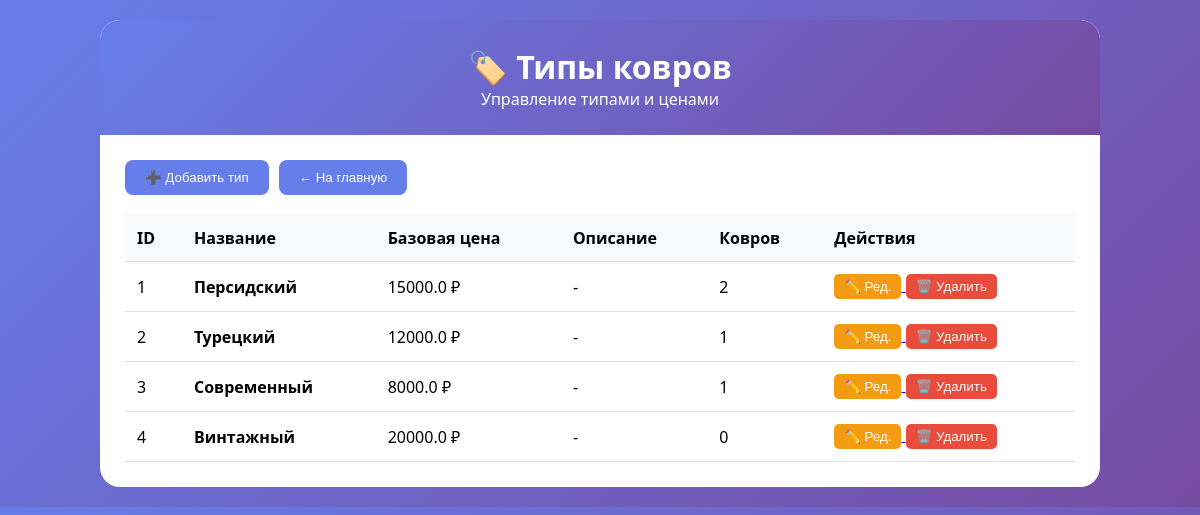
The app's page /types with its own data.
### app.py (models this page shows)
class CarpetType(db.Model):
    id = db.Column(db.Integer, primary_key=True)
    name = db.Column(db.String(100), nullable=False, unique=True)
    base_price = db.Column(db.Float, nullable=False)
    description = db.Column(db.Text)
    created_at = db.Column(db.DateTime, default=datetime.utcnow)
    carpets = db.relationship('Carpet', backref='carpet_type_ref', lazy=True)

### app.py (the view)
@app.route('/types')
def types_list():
    return render_template('types.html', types=CarpetType.query.all())

### templates/types.html (shortened to what this page needs)
<!DOCTYPE html>
<html lang="ru">
<head>
</head>
<body>
<div class="container">
    <div class="header">
        <h1>🏷️ Типы ковров</h1>
        <p>Управление типами и ценами</p>
    </div>
    <div class="content">
        <div class="nav-buttons">
            <button onclick="openAddModal()">➕ Добавить тип</button>
            <button onclick="window.location.href='/'">← На главную</button>
        </div>
        <table>
            <thead>
                <tr>
                    <th>ID</th>
                    <th>Название</th>
                    <th>Базовая цена</th>
                    <th>Описание</th>
                    <th>Ковров</th>
                    <th>Действия</th>
                </tr>
            </thead>
            <tbody>
                {% for type in types %}
                <tr>
                    <td>{{ type.id }}</td>
                    <td><strong>{{ type.name }}</strong></td>
                    <td>{{ type.base_price }} ₽</td>
                    <td>{{ type.description or '-' }}</td>
                    <td>{{ type.carpets|length }}</td>
                    <td>
                        <a href="{{ url_for('edit_type', id=type.id) }}">
                            <button class="btn-edit">✏️ Ред.</button>
                        </a>
                        <button class="btn-delete" onclick="deleteType({{ type.id }})" {% if type.carpets|length > 0 %}disabled title="Есть ковры"{% endif %}>🗑️ Удалить</button>
                    </td>
                </tr>
                {% endfor %}
            </tbody>
        </table>
    </div>
</div>
</body>
</html>

### templates/types.html (style rules this page uses)
* { margin: 0; padding: 0; box-sizing: border-box; }
body { font-family: 'Segoe UI', Arial, sans-serif; background: linear-gradient(135deg, #667eea 0%, #764ba2 100%); padding: 20px; }
.container { max-width: 1000px; margin: 0 auto; background: white; border-radius: 20px; overflow: hidden; }
.header { background: linear-gradient(135deg, #667eea 0%, #764ba2 100%); color: white; padding: 25px; text-align: center; }
.content { padding: 25px; }
.nav-buttons { display: flex; gap: 10px; margin-bottom: 20px; flex-wrap: wrap; }
.nav-buttons button { padding: 10px 20px; background: #667eea; color: white; border: none; border-radius: 8px; cursor: pointer; }
table { width: 100%; border-collapse: collapse; }
th, td { padding: 12px; text-align: left; border-bottom: 1px solid #ddd; }
th { background: #f8f9fa; }
.btn-edit { background: #f39c12; color: white; padding: 5px 10px; border: none; border-radius: 5px; cursor: pointer; }
.btn-delete { background: #e74c3c; color: white; padding: 5px 10px; border: none; border-radius: 5px; cursor: pointer; }

### records on screen
CarpetType: id "1", name "Персидский", base_price "15000.0", description "-", carpets|length "2"
CarpetType: id "2", name "Турецкий", base_price "12000.0", description "-", carpets|length "1"
CarpetType: id "3", name "Современный", base_price "8000.0", description "-", carpets|length "1"
CarpetType: id "4", name "Винтажный", base_price "20000.0", description "-", carpets|length "0"
